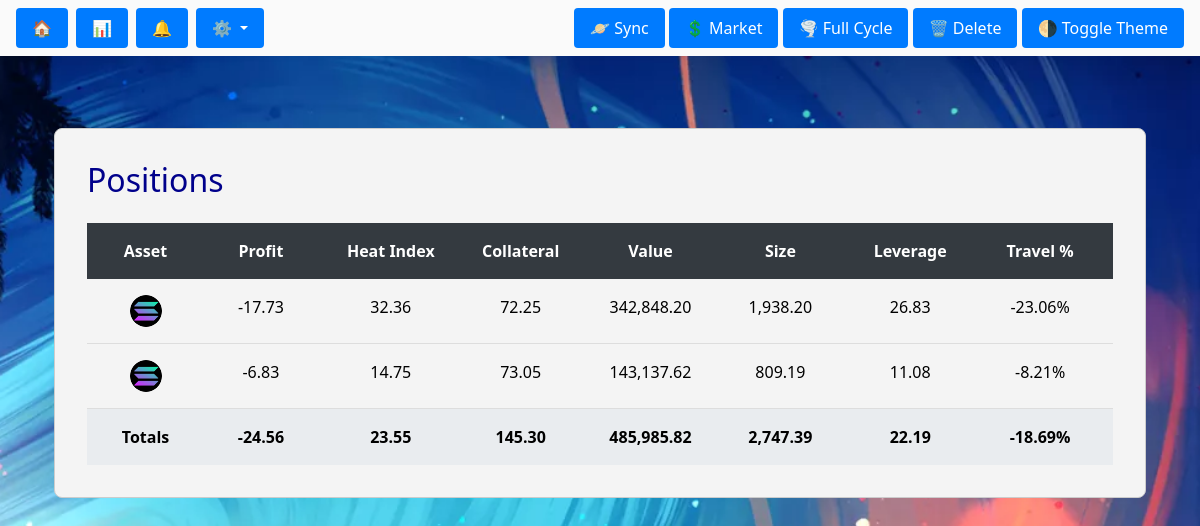
Page /positions/table on the earlier database version.
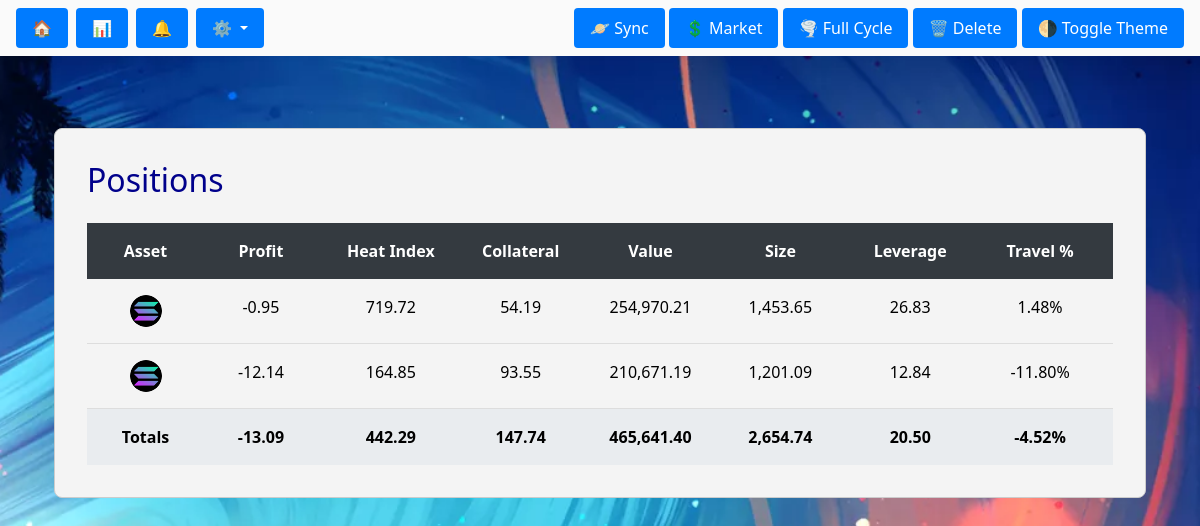
Same page on the later database version.
### tables this page shows
CREATE TABLE positions (
                    id TEXT PRIMARY KEY,
                    asset_type TEXT,
                    position_type TEXT,
                    entry_price REAL,
                    liquidation_price REAL,
                    travel_percent REAL,
                    value REAL,
                    collateral REAL,
                    size REAL,
                    leverage REAL,
                    wallet_name TEXT,
                    last_updated TEXT,
                    alert_reference_id TEXT,
                    hedge_buddy_id TEXT,
                    current_price REAL,
                    liquidation_distance REAL,
                    heat_index REAL,
                    current_heat_index REAL,
                    pnl_after_fees_usd REAL
                , profit REAL DEFAULT 0.0);

### positions/positions_bp.py (the view)
@positions_bp.route("/table", methods=["GET"])
@route_log_alert
def positions_table():
    try:
        core = PositionCore(current_app.data_locker)
        positions = core.get_all_positions()
        totals = CalcServices().calculate_totals(positions)
        return render_template("positions_table.html", positions=positions, totals=totals)
    except Exception as e:
        logger.error(f"Error in positions_table: {e}")
        return jsonify({"error": str(e)}), 500

### data/data_locker.py (called while the page is built, shortened)
    def seed_default_thresholds(self):
        existing = self.db.get_cursor().execute("SELECT COUNT(*) FROM alert_thresholds").fetchone()[0]
        if existing > 0:
            return  # Already seeded

### data/database.py (called while the page is built)
    def connect(self):
        if self.conn is None:
            dir_name = os.path.dirname(self.db_path)
            if dir_name and dir_name.strip() != "":
                os.makedirs(dir_name, exist_ok=True)
            self.conn = sqlite3.connect(self.db_path, check_same_thread=False)
            self.conn.row_factory = sqlite3.Row
            self.conn.execute("PRAGMA journal_mode=WAL;")
        return self.conn

    def get_cursor(self):
        return self.connect().cursor()

    def commit(self):
        self.connect().commit()

### data/dl_monitor_ledger.py (called while the page is built)
    def ensure_table(self):
        cursor = self.db.get_cursor()
        cursor.execute("""
            CREATE TABLE IF NOT EXISTS monitor_ledger (
                id TEXT PRIMARY KEY,
                monitor_name TEXT NOT NULL,
                timestamp TEXT NOT NULL,
                status TEXT NOT NULL,
                metadata TEXT,
                created_at TEXT DEFAULT CURRENT_TIMESTAMP
            )
        """)
        self.db.commit()
        log.success("✅ monitor_ledger table ensured", source="DLMonitorLedger")

### data/dl_positions.py (called while the page is built)
    def get_all_positions(self) -> list:
        try:
            cursor = self.db.get_cursor()
            cursor.execute("SELECT * FROM positions")
            rows = cursor.fetchall()
            log.debug(f"Fetched {len(rows)} positions", source="DLPositionManager")
            return [dict(row) for row in rows]
        except Exception as e:
            log.error(f"Error fetching positions: {e}", source="DLPositionManager")
            return []

### data/dl_system_data.py (called while the page is built)
    def get_theme_profiles(self) -> dict:
        try:
            cursor = self.db.get_cursor()
            rows = cursor.execute("SELECT name, config FROM theme_profiles").fetchall()
            return {row["name"]: json.loads(row["config"]) for row in rows}
        except Exception as e:
            log.error(f"Failed to fetch theme profiles: {e}", source="DLSystemDataManager")
            return {}

### positions/position_core.py (called while the page is built)
    def get_all_positions(self):
        return self.store.get_all_positions()

### positions/position_store.py (called while the page is built)
    def get_all_positions(self):
        return self.get_all()

### system/system_core.py (called while the page is built)
    def get_active_profile(self) -> dict:
        return self.theme.get_active_profile()

### utils/console_logger.py (called while the page is built)
    @staticmethod
    def _timestamp():
        return datetime.now().strftime("%Y-%m-%d %H:%M:%S")

### templates/positions/positions_table.html (shortened to what this page needs)
{% extends "base.html" %}
{% block content %}
<div class="container-fluid my-4">
  <div class="card">
    <div class="card-body">
      <h2 class="title-text mb-4">Positions</h2>
      <div class="grid-header">
        <div class="grid-col asset sortable" data-col-index="0">Asset</div>
        <div class="grid-col sortable" data-col-index="1">Profit</div>
        <div class="grid-col sortable" data-col-index="2">Heat Index</div>
        <div class="grid-col sortable" data-col-index="3">Collateral</div>
        <div class="grid-col sortable" data-col-index="4">Value</div>
        <div class="grid-col sortable" data-col-index="5">Size</div>
        <div class="grid-col sortable" data-col-index="6">Leverage</div>
        <div class="grid-col sortable" data-col-index="7">Travel %</div>
      </div>
      <div id="gridRows">
        {% for pos in positions|sort(attribute='size', reverse=True) %}
        <div class="grid-row">
          <div class="grid-col asset">
            {% if pos.asset_type == 'BTC' %}
              <img src="{{ url_for('static', filename='images/btc_logo.png') }}" alt="BTC" class="asset-icon">
            {% elif pos.asset_type == 'ETH' %}
              <img src="{{ url_for('static', filename='images/eth_logo.png') }}" alt="ETH" class="asset-icon">
            {% elif pos.asset_type == 'SOL' %}
              <img src="{{ url_for('static', filename='images/sol_logo.png') }}" alt="SOL" class="asset-icon">
            {% else %}
              {{ pos.asset_type }}
            {% endif %}
          </div>
          <div class="grid-col">{{ "{:,.2f}".format(pos.pnl_after_fees_usd or 0) }}</div>
          <div class="grid-col">{{ "{:,.2f}".format(pos.heat_index or 0) }}</div>
          <div class="grid-col">{{ "{:,.2f}".format(pos.collateral or 0) }}</div>
          <div class="grid-col">{{ "{:,.2f}".format(pos.value or 0) }}</div>
          <div class="grid-col">{{ "{:,.2f}".format(pos.size or 0) }}</div>
          <div class="grid-col">{{ "{:,.2f}".format(pos.leverage or 0) }}</div>
          <div class="grid-col">{{ "{:,.2f}".format(pos.travel_percent or 0) }}%</div>
        </div>
        {% endfor %}
      </div>
      {% set total_profit = positions|sum(attribute='pnl_after_fees_usd') %}
      <div class="grid-totals">
        <div class="grid-col asset">Totals</div>
        <div class="grid-col">{{ "{:,.2f}".format(total_profit) }}</div>
        <div class="grid-col">{{ "{:,.2f}".format(totals.avg_heat_index or 0) }}</div>
        <div class="grid-col">{{ "{:,.2f}".format(totals.total_collateral or 0) }}</div>
        <div class="grid-col">{{ "{:,.2f}".format(totals.total_value or 0) }}</div>
        <div class="grid-col">{{ "{:,.2f}".format(totals.total_size or 0) }}</div>
        <div class="grid-col">{{ "{:,.2f}".format(totals.avg_leverage or 0) }}</div>
        <div class="grid-col">{{ "{:,.2f}".format(totals.avg_travel_percent or 0) }}%</div>
      </div>
    </div>
  </div>
</div>
{% endblock %}

### templates/base.html (shortened to what this page needs)
<!DOCTYPE html>
<html lang="en" data-theme="light">
<head>
  <link rel="stylesheet" href="https://cdn.jsdelivr.net/npm/bootstrap@5.3.0/dist/css/bootstrap.min.css">
  <link rel="stylesheet" href="{{ url_for('static', filename='css/base.css') }}">
  <link rel="stylesheet" href="../static/css/portfolio_status.css">
</head>
<body>
  <div class="wrapper">
    {% include "title_bar.html" %}
    <div id="toastContainer" class="toast-container position-fixed top-0 end-0 p-3" style="z-index: 1080;"></div>
    <div class="content-wrapper">
      <div class="container py-5">
        {% block content %}{% endblock %}
      </div>
    </div>
  </div>
</body>
</html>

### templates/title_bar.html (shortened to what this page needs)
<nav class="title-bar d-flex justify-content-between align-items-center px-3 py-2">
  <div class="left-buttons d-flex gap-2">
    <a class="btn btn-light" href="{{ url_for('dashboard.dash_page') }}" title="Home">🏠</a>
    <a class="btn btn-light" href="{{ url_for('positions.positions_table') }}" title="Positions">📊</a>
    <a class="btn btn-light" href="{{ url_for('alerts_bp.monitor_page') }}" title="Alerts">🔔</a>
    <div class="dropdown">
      <button class="btn btn-light dropdown-toggle" type="button" id="settingsDropdown" data-bs-toggle="dropdown" aria-expanded="false">
        ⚙️
      </button>
    </div>
  </div>
  <div class="title-bar-actions">
    <button class="btn btn-outline-primary" data-action="sync">🪐 Sync</button>
    <button class="btn btn-outline-success" data-action="market">💲 Market</button>
    <button class="btn btn-outline-info" data-action="full">🌪️ Full Cycle</button>
    <button class="btn btn-outline-danger" data-action="wipe">🗑️ Delete</button>
    <button class="btn btn-outline-secondary" id="themeToggleButton">🌗 Toggle Theme</button>
  </div>
</nav>

### static/css/base.css (style rules this page uses)
:root { --bg: #ffffff; --text: #111111; --card-bg: #f4f4f4; --card-border: #cccccc; --navbar-bg: #fafafa; --primary: #007bff; --primary-hover: #0056b3; --accent: #f0f0f0; --heat-red: #dc3545; --heat-green: #28a745; }
body, html { margin: 0; padding: 0; font-family: "Segoe UI", sans-serif; background-color: var(--bg); color: var(--text); transition: background-color 0.3s ease, color 0.3s ease; }
a { color: var(--primary); text-decoration: none; }
.card, .common-box, .liquidation-box, .portfolio-box { background-color: var(--card-bg); color: var(--text); border: 1px solid var(--card-border); border-radius: 8px; padding: 1rem; margin-bottom: 1rem; }
button, .btn { background-color: var(--primary); border: none; color: white; padding: 0.5rem 1rem; border-radius: 4px; cursor: pointer; }
body::after { content: attr(data-theme); position: fixed; bottom: 10px; right: 10px; background: red; color: white; padding: 2px 8px; font-size: 12px; border-radius: 4px; z-index: 9999; }

### static/css/portfolio_status.css (style rules this page uses)
body { background-image: url('/static/images/wally.png'); background-size: cover; background-repeat: no-repeat; background-attachment: fixed; background-position: center center; }

### templates/positions/positions_table.html (style rules this page uses)
.grid-header, .grid-row, .grid-totals { display: flex; padding: 0.5rem; transition: background-color 0.5s, color 0.5s; }
.grid-header { background-color: var(--card-title-color, #343a40); color: var(--text-color, #ffffff); font-weight: bold; }
.grid-row, .grid-totals { color: var(--text-color, #000000); }
.grid-row { border-bottom: 1px solid var(--border-color, #ddd); }
.grid-totals { background-color: var(--card-background-color, #e9ecef); font-weight: bold; }
.grid-col { flex: 1; text-align: center; padding: 0.5rem; }
.grid-col.asset { flex: 0 0 10%; max-width: 10%; }
.sortable { cursor: pointer; }
.asset-icon { width: 32px; height: 32px; border-radius: 50%; object-fit: cover; }
.title-text { color: var(--title-text-color, darkblue); }

Differences in the rows shown:
changed positions (number 1 of 2 on the later page): pnl_after_fees_usd "-17.73" → "-0.95"; heat_index "32.36" → "719.72"; collateral "72.25" → "54.19"; value "342,848.20" → "254,970.21"; size "1,938.20" → "1,453.65"; travel_percent "-23.06" → "1.48"
changed positions (number 2 of 2 on the later page): pnl_after_fees_usd "-6.83" → "-12.14"; heat_index "14.75" → "164.85"; collateral "73.05" → "93.55"; value "143,137.62" → "210,671.19"; size "809.19" → "1,201.09"; leverage "11.08" → "12.84"; travel_percent "-8.21" → "-11.80"
Other differences:
{{ "{:,.2f}".format(total_profit) }}: "-24.56" → "-13.09"
{{ "{:,.2f}".format(totals.avg_heat_index or 0) }}: "23.55" → "442.29"
{{ "{:,.2f}".format(totals.total_collateral or 0) }}: "145.30" → "147.74"
{{ "{:,.2f}".format(totals.total_value or 0) }}: "485,985.82" → "465,641.40"
{{ "{:,.2f}".format(totals.total_size or 0) }}: "2,747.39" → "2,654.74"
{{ "{:,.2f}".format(totals.avg_leverage or 0) }}: "22.19" → "20.50"
{{ "{:,.2f}".format(totals.avg_travel_percent or 0) }}: "-18.69" → "-4.52"
